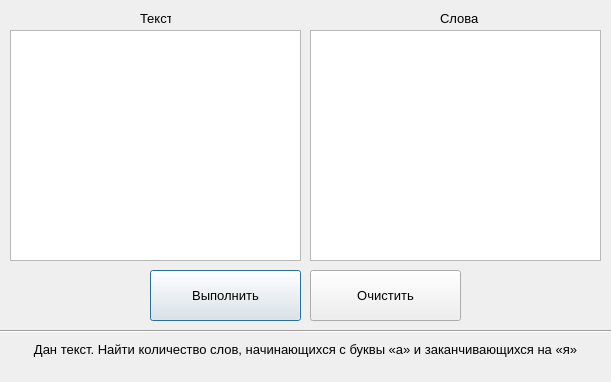
<?xml version="1.0" encoding="UTF-8"?>
<ui version="4.0">
 <class>Dialog</class>
 <widget class="QDialog" name="Dialog">
  <property name="geometry">
   <rect>
    <x>0</x>
    <y>0</y>
    <width>611</width>
    <height>382</height>
   </rect>
  </property>
  <property name="minimumSize">
   <size>
    <width>611</width>
    <height>382</height>
   </size>
  </property>
  <property name="maximumSize">
   <size>
    <width>611</width>
    <height>382</height>
   </size>
  </property>
  <property name="windowTitle">
   <string>Dialog</string>
  </property>
  <widget class="QTextEdit" name="textEdit_words">
   <property name="enabled">
    <bool>true</bool>
   </property>
   <property name="geometry">
    <rect>
     <x>310</x>
     <y>30</y>
     <width>291</width>
     <height>231</height>
    </rect>
   </property>
   <property name="font">
    <font>
     <family>Segoe UI</family>
     <pointsize>10</pointsize>
    </font>
   </property>
   <property name="readOnly">
    <bool>true</bool>
   </property>
  </widget>
  <widget class="QTextEdit" name="textEdit_text">
   <property name="geometry">
    <rect>
     <x>10</x>
     <y>30</y>
     <width>291</width>
     <height>231</height>
    </rect>
   </property>
   <property name="font">
    <font>
     <family>Segoe UI</family>
     <pointsize>10</pointsize>
    </font>
   </property>
  </widget>
  <widget class="QLabel" name="label_1">
   <property name="geometry">
    <rect>
     <x>140</x>
     <y>10</y>
     <width>31</width>
     <height>16</height>
    </rect>
   </property>
   <property name="font">
    <font>
     <family>Segoe UI</family>
     <pointsize>10</pointsize>
    </font>
   </property>
   <property name="text">
    <string>Текст</string>
   </property>
  </widget>
  <widget class="QLabel" name="label_2">
   <property name="geometry">
    <rect>
     <x>440</x>
     <y>10</y>
     <width>41</width>
     <height>16</height>
    </rect>
   </property>
   <property name="font">
    <font>
     <family>Segoe UI</family>
     <pointsize>10</pointsize>
    </font>
   </property>
   <property name="text">
    <string>Слова</string>
   </property>
  </widget>
  <widget class="QPushButton" name="btn_solve">
   <property name="geometry">
    <rect>
     <x>150</x>
     <y>270</y>
     <width>151</width>
     <height>51</height>
    </rect>
   </property>
   <property name="font">
    <font>
     <family>Segoe UI</family>
     <pointsize>10</pointsize>
    </font>
   </property>
   <property name="text">
    <string>Выполнить</string>
   </property>
  </widget>
  <widget class="QPushButton" name="btn_clear">
   <property name="geometry">
    <rect>
     <x>310</x>
     <y>270</y>
     <width>151</width>
     <height>51</height>
    </rect>
   </property>
   <property name="font">
    <font>
     <family>Segoe UI</family>
     <pointsize>10</pointsize>
    </font>
   </property>
   <property name="text">
    <string>Очистить</string>
   </property>
  </widget>
  <widget class="QLabel" name="label_task_1">
   <property name="geometry">
    <rect>
     <x>10</x>
     <y>334</y>
     <width>591</width>
     <height>31</height>
    </rect>
   </property>
   <property name="font">
    <font>
     <family>Segoe UI</family>
     <pointsize>10</pointsize>
    </font>
   </property>
   <property name="text">
    <string>&lt;html&gt;&lt;head/&gt;&lt;body&gt;&lt;p align=&quot;center&quot;&gt;Дан текст. Найти количество слов, начинающихся с буквы «а» и заканчивающихся на «я»&lt;/p&gt;&lt;/body&gt;&lt;/html&gt;</string>
   </property>
   <property name="alignment">
    <set>Qt::AlignCenter</set>
   </property>
  </widget>
  <widget class="Line" name="line">
   <property name="geometry">
    <rect>
     <x>0</x>
     <y>323</y>
     <width>611</width>
     <height>16</height>
    </rect>
   </property>
   <property name="orientation">
    <enum>Qt::Horizontal</enum>
   </property>
  </widget>
 </widget>
 <resources/>
 <connections/>
</ui>
